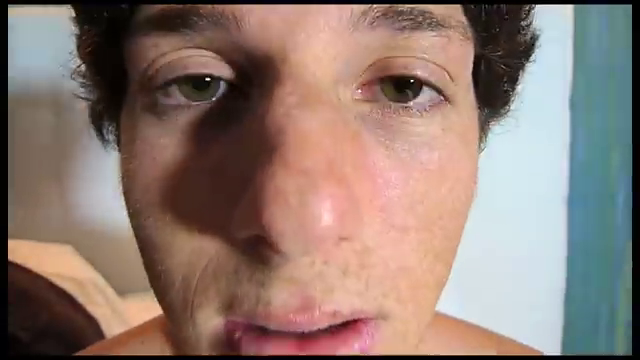
#> input picture frame 89 of videofile.mp4, 640 x 360 px, given in place of sample video.mp4, which was not available
$ jupyter execute lab6.ipynb
#> lines starting #> are read from the running program, lines starting #| are printed output that depends on the picture; after the words box and inside, x2 and y2 are one past the last pixel; in counts of white or black regions, pixels touching at a corner belong together; pictures that were not available may be replaced by others from this repository, and a replacement may not be noted
[cell 1]
import cv2

# Load the video
video_path = 'sample video.mp4'
cap = cv2.VideoCapture(video_path)

# Check if the video is loaded
if not cap.isOpened():
    print("Error: Could not open video.")

#step 2:  Detect Person Using Background Subtraction
# Create the background subtractor object
backSub = cv2.createBackgroundSubtractorMOG2()

# Define a minimum contour area to filter out noise and small objects
min_contour_area = 7500  # This can be adjusted based on video resolution and target size

#step3 : Define a Function to Extract Appearance Features

while True:
    # Read the next frame
    ret, frame = cap.read()
#> frame is the input picture: shape (360, 640, 3); mean B, G, R 113.7, 122.1, 142.2
    if not ret or frame is None:  # Check for None or invalid frame
        break

    # Apply background subtraction
    fg_mask = backSub.apply(frame)
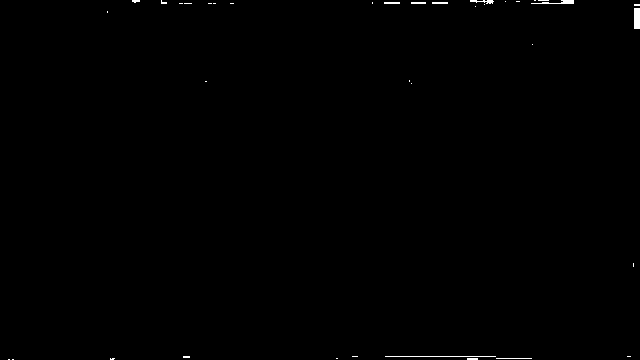
#> fg_mask: shape (360, 640); values 127 (black) and 255 (white), 0.29% white; 37 white regions (28 under 20 px), largest, box (x1, y1, x2, y2) and area: (634, 8, 640, 29) 126, (385, 356, 496, 357) 111, (531, 0, 574, 4) 87

    # Threshold the mask to binarize it
    _, thresh = cv2.threshold(fg_mask, 200, 255, cv2.THRESH_BINARY)
#> thresh: shape (360, 640); 0.29% white; 37 white regions (28 under 20 px)

    # Find contours of the detected objects
    contours, _ = cv2.findContours(thresh, cv2.RETR_EXTERNAL, cv2.CHAIN_APPROX_SIMPLE)
#> contours = 37 contours, 34 with area under 20; largest, box (x1, y1, x2, y2) and area: (634, 8, 640, 29) 100, (531, 0, 574, 4) 40, (470, 0, 494, 4) 26

    for contour in contours:
        if cv2.contourArea(contour) < min_contour_area:
            continue

        # Calculate bounding box and centroid
        x, y, w, h = cv2.boundingRect(contour)
        M = cv2.moments(contour)
        if M['m00'] == 0:
            continue
        cx = int(M['m10'] / M['m00'])
        cy = int(M['m01'] / M['m00'])
        # Draw bounding box and label
        cv2.rectangle(frame, (x, y), (x + w, y + h), (0, 255, 0), 3)
        cv2.putText(frame, 'Person', (cx, cy), cv2.FONT_HERSHEY_SIMPLEX, 0.5, (255, 255, 255), 2)
#> this loop made 37 passes
#> contour on passes 1, 2, 3, 4, 5, 7, 8, 9, 10, 11, 12, 13: [[12, 359], [13, 359]], [[8, 359], [9, 359]], [[496, 358], [531, 358]], [[467, 358], [467, 359], [477, 359], [477, 358]], [[336, 358], [337, 358]], [[627, 356], [630, 356]], [[385, 356], [495, 356]], [[352, 356], [357, 356]], [[183, 356], [183, 357], [189, 357], [189, 356]], [[633, 263], [633, 266]], [[411, 83]], [[205, 81], [206, 81]]

    # Show the frame with drawn boxes and labels
    cv2.imshow('Frame', frame)

    # Exit on pressing 'ESC'
    if cv2.waitKey(30) & 0xFF == 27:
#> (key q is pressed here)
        break

# Release resources
cap.release()
cv2.destroyAllWindows()

[cell 2]
#Task 2 :
#step 1 :
import cv2
import numpy as np
import matplotlib.pyplot as plt
from collections import deque

# Load the video file
# Load the video file
video_path = 'sample video task 2.mp4'
cap = cv2.VideoCapture(video_path)

# Check if the video was loaded successfully
if not cap.isOpened():
    print("Error: Could not open video.")
    exit()

# Initialize background subtractor
backSub = cv2.createBackgroundSubtractorMOG2(history=500, varThreshold=50)

# Extract FPS before releasing the video
fps = cap.get(cv2.CAP_PROP_FPS)  # Frames per second
#> fps = 29.97
interval_duration = 600  # 10 minutes in seconds
frames_per_interval = int(fps * interval_duration)
#> frames_per_interval = 17982

# Continue with the people detection as before
# Define a list to store the number of detected people per frame
people_count_per_frame = []

# Minimum area for a contour to be considered as a person
min_contour_area = 1000 # Adjust based on resolution and typical person size in the video

while True:
    ret, frame = cap.read()
    if not ret or frame is None:
        break

    # Apply background subtraction
    fg_mask = backSub.apply(frame)

    # Apply thresholding to get a binary image
    _, thresh = cv2.threshold(fg_mask, 200, 255, cv2.THRESH_BINARY)

    # Find contours of the detected regions
    contours, _ = cv2.findContours(thresh, cv2.RETR_EXTERNAL, cv2.CHAIN_APPROX_SIMPLE)

    # Count the number of people in the current frame
    people_count = 0
    for contour in contours:
        if cv2.contourArea(contour) < min_contour_area:
            continue
        people_count += 1
#> after the loop, people_count = 0

    # Append the count for this frame
    people_count_per_frame.append(people_count)

cap.release()

# Step 3: Calculate the number of people in each interval
people_count_intervals = []
for i in range(0, len(people_count_per_frame), frames_per_interval):
    interval_count = sum(people_count_per_frame[i:i + frames_per_interval])
    people_count_intervals.append(interval_count)

# Find the peak interval
peak_interval_index = np.argmax(people_count_intervals)
peak_interval_count = people_count_intervals[peak_interval_index]
peak_start_frame = peak_interval_index * frames_per_interval
peak_end_frame = peak_start_frame + frames_per_interval

# Convert frames to time for peak interval
peak_start_time = peak_start_frame / fps
peak_end_time = peak_end_frame / fps

# Step 4: Plot the results
plt.figure(figsize=(12, 6))
time_intervals = [i * interval_duration / 60 for i in range(len(people_count_intervals))]  # Convert to minutes
plt.plot(time_intervals, people_count_intervals, label="People Count")
plt.axvspan(peak_start_time / 60, peak_end_time / 60, color='red', alpha=0.3, label="Peak Interval")
plt.xlabel("Time (minutes)")
plt.ylabel("People Count")
plt.title("People Count Over Time in Shopping Area")
plt.legend()
plt.show()


$ run again, starting later in the video
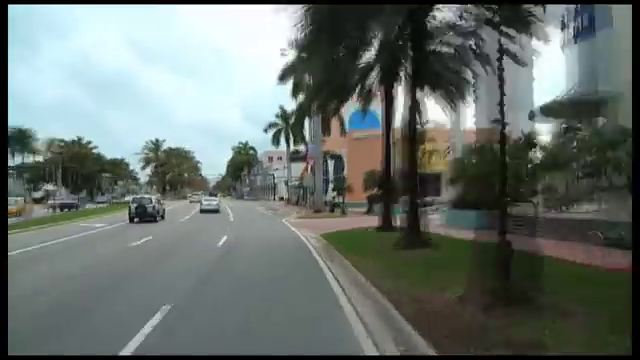
#> input picture frame 402 of videofile.mp4, 640 x 360 px, given in place of sample video.mp4, which was not available
#> frame is the input picture: shape (360, 640, 3); mean B, G, R 108.9, 113.4, 104.6
#> `fg_mask = backSub.apply(frame)`:
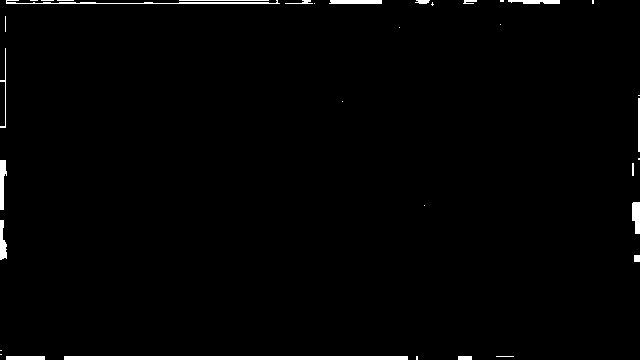
#> fg_mask: shape (360, 640); values 127 (black) and 255 (white), 1.6% white; 35 white regions (18 under 20 px), largest, box (x1, y1, x2, y2) and area: (64, 356, 408, 360) 1376, (6, 0, 280, 4) 445, (0, 160, 7, 210) 235
#> thresh: shape (360, 640); 1.6% white; 35 white regions (18 under 20 px)
#> contours = 35 contours, 23 with area under 20; largest, box (x1, y1, x2, y2) and area: (64, 356, 408, 360) 1029, (0, 160, 7, 210) 179, (632, 202, 640, 234) 178, (6, 0, 280, 4) 156, (329, 0, 382, 4) 152
#> the loop `for contour in contours:` made 35 passes
#> contour on passes 1 to 8: [[496, 356], [513, 356]], [[458, 356], [458, 359], [471, 359], [471, 356]], [[416, 356], [416, 359], [417, 359], [417, 356]], [[64, 356], [64, 359], [407, 359], [407, 356]], [[6, 356], [6, 359], [44, 359], [44, 356]], [[0, 354], [1, 354]], [[0, 350], [1, 350]], [[634, 255], [634, 261], [639, 261], [639, 255]]
#> fps = 29.97
#> frames_per_interval = 17982
#> the loop `for contour in contours:` made 35 passes
#> after the loop `for contour in contours:`: people_count = 1

$ run again, starting later in the video
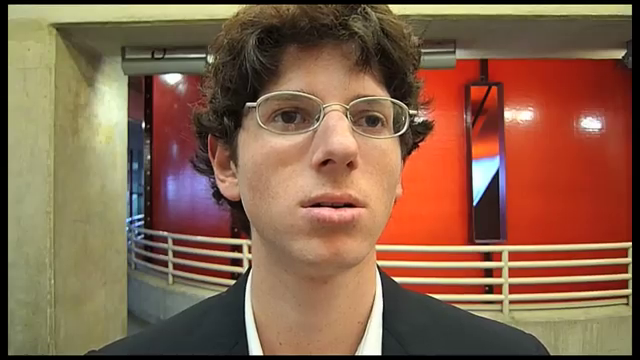
#> input picture frame 715 of videofile.mp4, 640 x 360 px, given in place of sample video.mp4, which was not available
#> frame is the input picture: shape (360, 640, 3); mean B, G, R 74.8, 98.9, 135.2
#> `fg_mask = backSub.apply(frame)`:
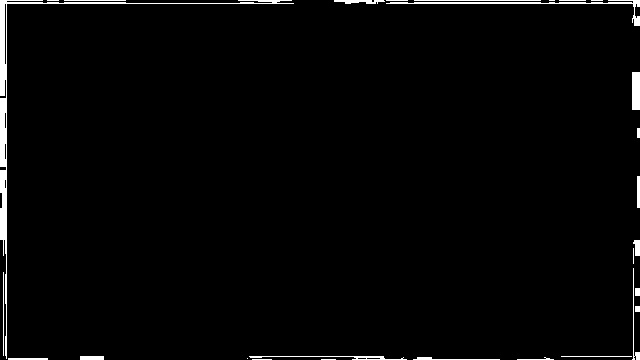
#> fg_mask: shape (360, 640); values 127 (black) and 255 (white), 2.1% white; 28 white regions (6 under 20 px), largest, box (x1, y1, x2, y2) and area: (0, 0, 294, 359) 2233, (386, 0, 640, 26) 608, (632, 72, 640, 110) 304
#> thresh: shape (360, 640); 2.1% white; 28 white regions (6 under 20 px)
#> contours = 28 contours, 15 with area under 20; largest, box (x1, y1, x2, y2) and area: (0, 0, 294, 359) 1556, (386, 0, 640, 26) 295, (632, 72, 640, 110) 259, (249, 356, 407, 360) 100, (334, 0, 385, 4) 84
#> the loop `for contour in contours:` made 28 passes
#> contour on passes 1, 2, 3, 4, 7, 9, 10, 11: [[321, 359], [335, 359]], [[252, 359], [271, 359]], [[247, 358]], [[8, 358], [8, 359], [47, 359], [47, 358]], [[561, 356], [631, 356]], [[80, 356], [80, 359], [103, 359], [103, 356]], [[635, 306], [635, 311], [639, 311], [639, 306]], [[635, 288], [635, 295], [639, 295], [639, 288]]
#> fps = 29.97
#> frames_per_interval = 17982
#> after the loop `for contour in contours:`: people_count = 1
